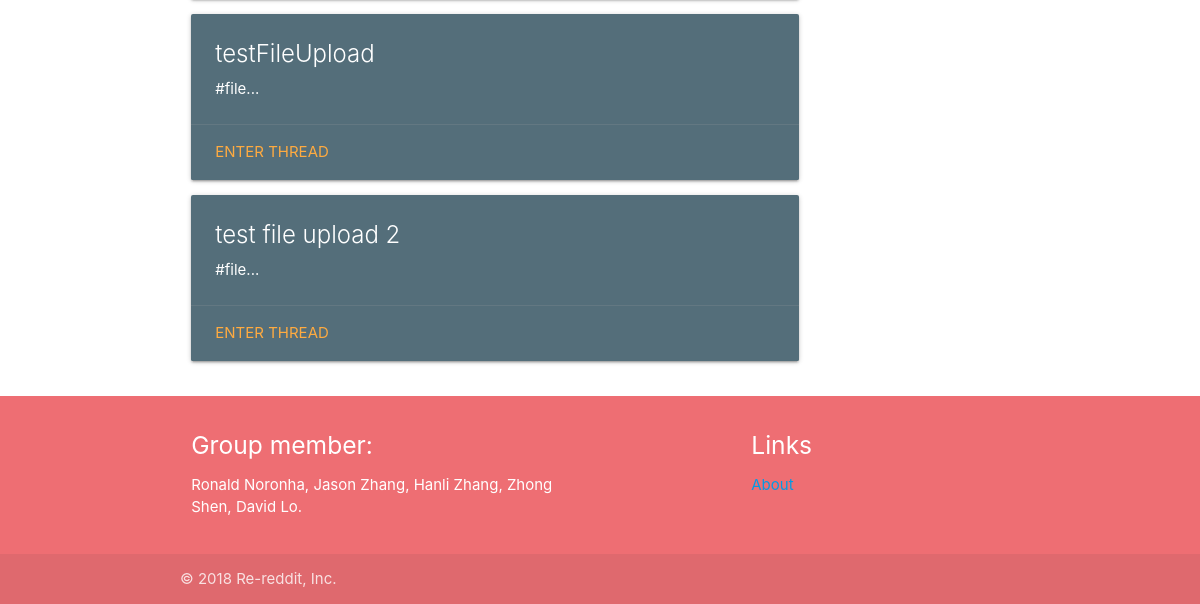
Before: / (lower part) with the older database file.
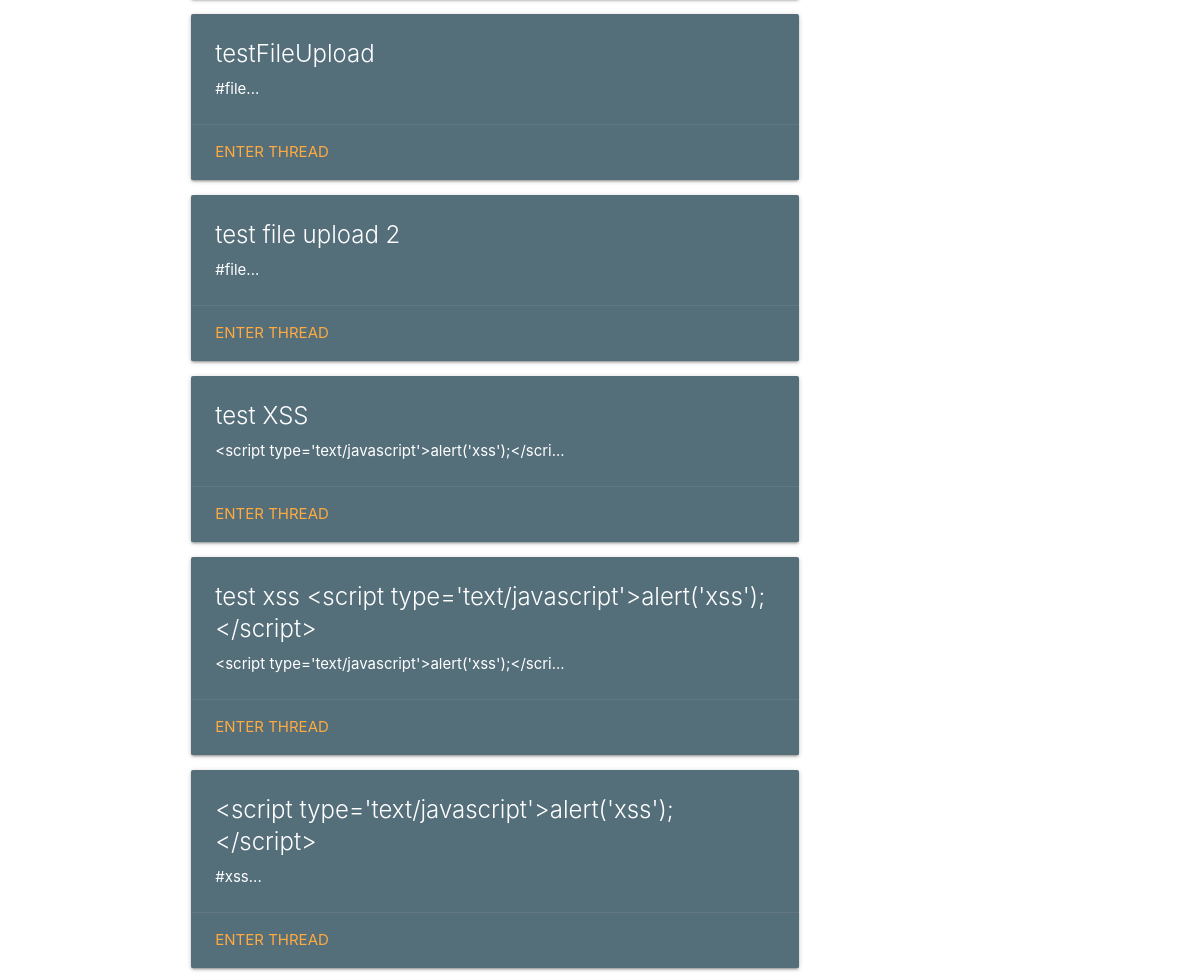
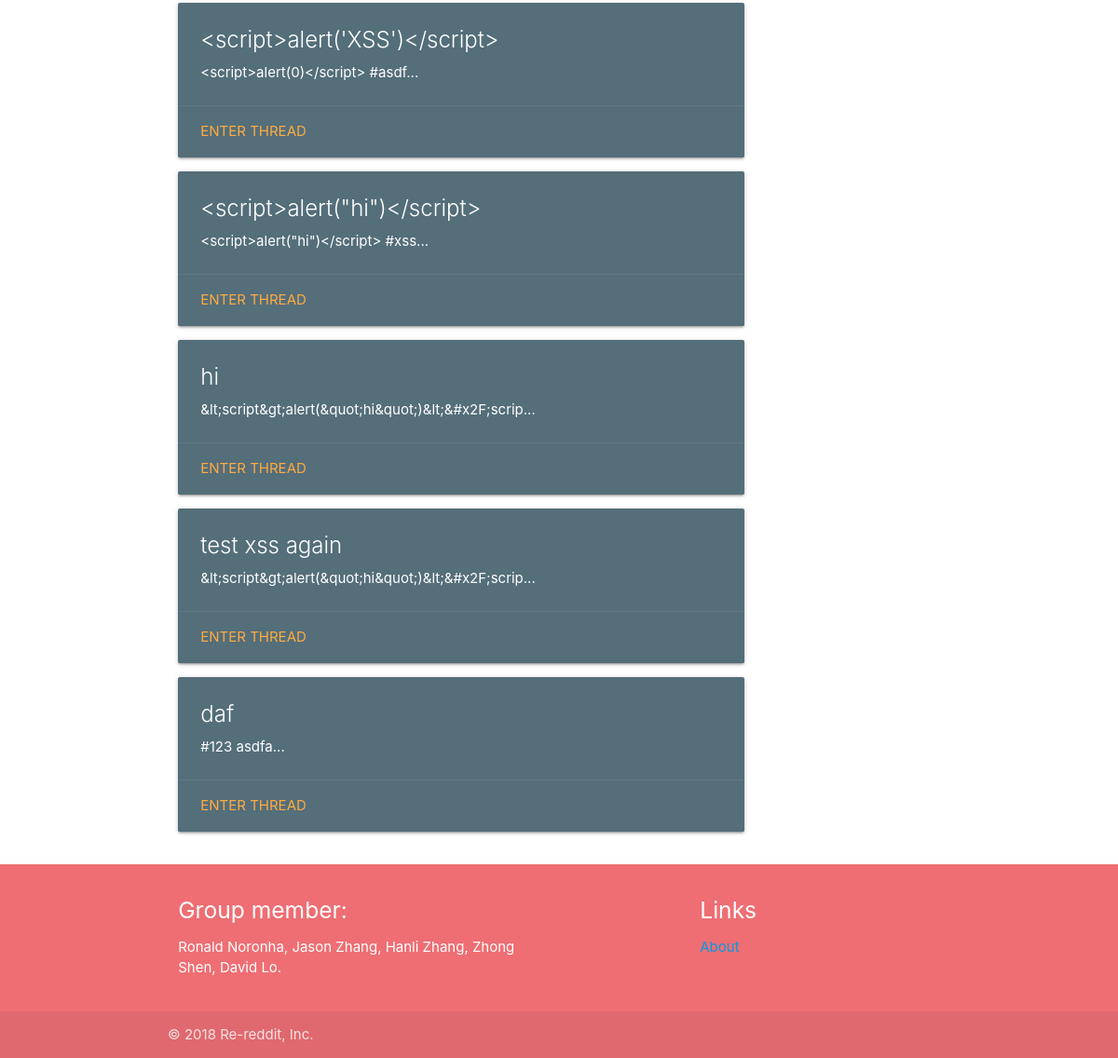
After: the same page with the newer database file (2 pictures, top to bottom).
### app/models.py (models this page shows, shortened)
class Thread(models.Model):
    author = models.ForeignKey(User, on_delete=models.CASCADE)
    title = models.CharField(max_length=200)
    text = models.TextField()
    created_date = models.DateTimeField(
            default=timezone.now)
    tags = models.ManyToManyField(Tag)
    def snippet(self):
        return self.text[:50] + '...'

### app/views.py (the view)
# urls.py: path('',views.index, name='home'),
def index(request):
    threads = Thread.objects.all().order_by('created_date')
    if request.user.is_authenticated:
        try:
            tag=FollowTag.objects.get(current_user=request.user)
            tags = tag.tag.all()
            tag1 = Tag.objects.all()
            return render(request, "index.html", {'threads': threads, 'tag': tag, 'tags': tags, 'tag1': tag1})
        except ObjectDoesNotExist:
            tag = None
            return render(request, "index.html", {'threads': threads})
    else:
        return render(request, "index.html", {'threads': threads})

### templates/index.html (shortened to what this page needs)
{% extends 'nav/nav_bar.html' %}
{% block content %}
   <div class="container">
    <div class="threads">
        <div class="row">
            <div class="col s9">
                {% for thread in threads %}
                    <div class="card blue-grey darken-1">
                        <div class="card-content white-text">
                            <span class="card-title">{{ thread.title }}</span>
                            <p>{{ thread.snippet }}</p>
                        </div>
                    <div class="card-action">
                    <a href="{% url 'app:thread_details' id=thread.id %}">Enter Thread</a>
                     </div>
                    </div>
                {% endfor %}
            </div>
        </div>
    </div>
    </div>
{% endblock %}

Changed rows visible on the page:
added Thread: title "test XSS", snippet "<script type='text/javascript'>alert('xss');</scri..."
added Thread: title "test xss <script type='text/javascript'>alert('xss');</script>", snippet "<script type='text/javascript'>alert('xss');</scri..."
added Thread: title "<script type='text/javascript'>alert('xss');</script>", snippet "#xss..."
added Thread: title "<script>alert('XSS')</script>", snippet "<script>alert(0)</script> #asdf..."
added Thread: title "<script>alert(\"hi\")</script>", snippet "<script>alert(\"hi\")</script> #xss..."
added Thread: title "hi", snippet "&lt;script&gt;alert(&quot;hi&quot;)&lt;&#x2F;scrip..."
added Thread: title "test xss again", snippet "&lt;script&gt;alert(&quot;hi&quot;)&lt;&#x2F;scrip..."
added Thread: title "daf", snippet "#123 asdfa..."
